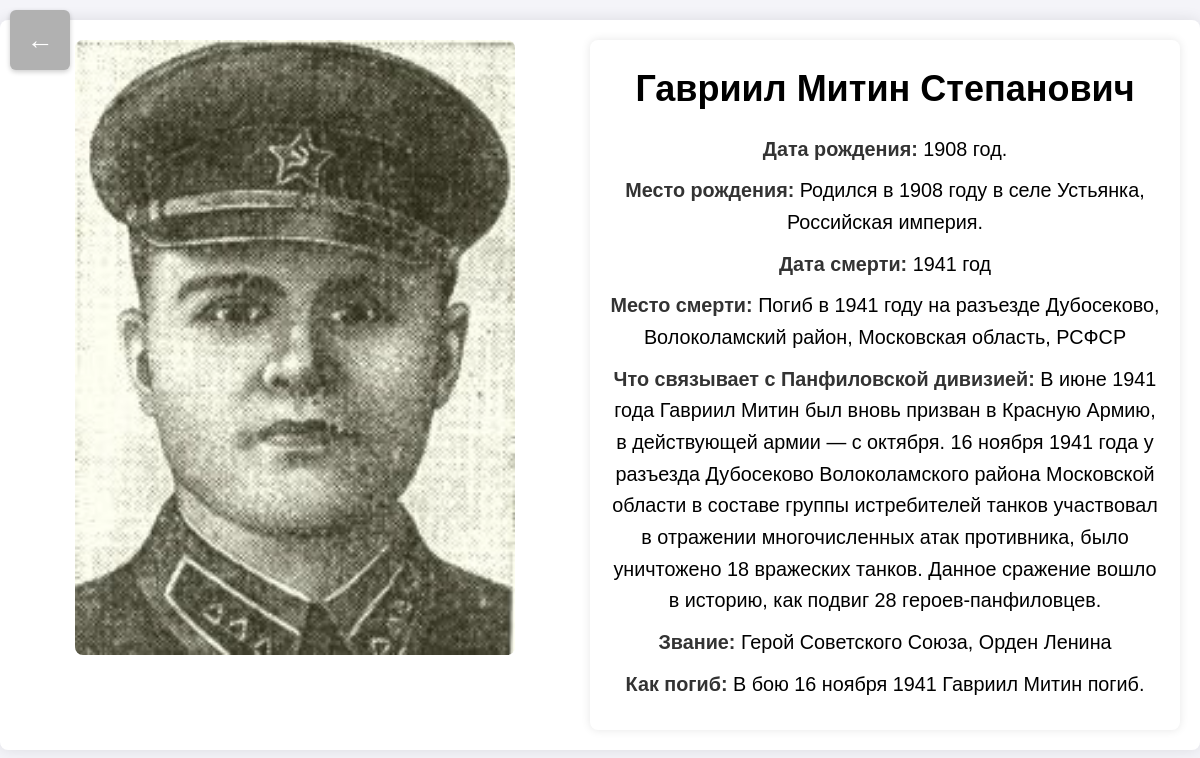
Page /hero/4/ on the committed database.
### heroes/models.py (models this page shows, shortened)
class Hero(models.Model):
    last_name = models.CharField(max_length=100)
    first_name = models.CharField(max_length=100)
    patronymic = models.CharField(max_length=100)
    photo = models.ImageField(upload_to='hero_photos/', null=True, blank=True)
    birth_date = models.CharField(max_length=400)
    birth_place = models.CharField(max_length=400, null=True, blank=True)
    death_date = models.CharField(max_length=100)
    death_place = models.CharField(max_length=400, null=True, blank=True)
    connection_to_division = models.TextField(null=True, blank=True)
    rank = models.CharField(max_length=400, null=True, blank=True)
    death_circumstances = models.TextField(null=True, blank=True)

### home/views.py (the view)
# urls.py: path('hero/<int:hero_id>/', views.hero_detail, name='hero_detail'),
def hero_detail(request, hero_id):
    hero = get_object_or_404(Hero, id=hero_id)
    return render(request, 'home/hero_detail.html', {'hero': hero})

### home/templates/home/hero_detail.html (shortened to what this page needs)
{% load static %}
<!DOCTYPE html>
<html lang="ru">
<head>
    <link rel="stylesheet" href="{% static 'css/keyboard.css' %}">
</head>
<body>
<div class="container">
    <a href="{% url 'home' %}" class="back-link"></a>
    <div class="hero-photo">
        {% if hero.photo %}
            <img src="{{ hero.photo.url }}" alt="{{ hero.first_name }} {{ hero.last_name }}">
        {% else %}
            <p><i>Фото отсутствует</i></p>
        {% endif %}
    </div>
    <div class="hero-details">
        <h1>{{ hero.first_name }} {{ hero.last_name }} {% if hero.patronymic %}{{ hero.patronymic }}{% else %}Не указано{% endif %}</h1>
        <p><strong>Дата рождения:</strong> {% if hero.birth_date %}{{ hero.birth_date }}{% else %}Не указана{% endif %}</p>
        <p><strong>Место рождения:</strong> {% if hero.birth_place %}{{ hero.birth_place }}{% else %}Не указано{% endif %}</p>
        <p><strong>Дата смерти:</strong> {% if hero.death_date %}{{ hero.death_date }}{% else %}Не указана{% endif %}</p>
        <p><strong>Место смерти:</strong> {% if hero.death_place %}{{ hero.death_place }}{% else %}Не указано{% endif %}</p>
        <p><strong>Что связывает с Панфиловской дивизией:</strong> {% if hero.connection_to_division %}{{ hero.connection_to_division }}{% else %}Не указано{% endif %}</p>
        <p><strong>Звание:</strong> {% if hero.rank %}{{ hero.rank }}{% else %}Не указано{% endif %}</p>
        <p><strong>Как погиб:</strong> {% if hero.death_circumstances %}{{ hero.death_circumstances }}{% else %}Не указано{% endif %}</p>
    </div>
</div>
</body>
</html>

### static/css/keyboard.css (style rules this page uses)
body { font-family: Arial, sans-serif; margin: 0; padding: 2vh; background-color: rgb(233, 214, 176); text-align: center; font-size: 1.5vw; }
h1 { font-size: 3vw; margin-bottom: 2vh; }
.back-link { position: absolute; top: 10px; left: 10px; width: 60px; height: 60px; background-color: #b1b1b1; display: flex; justify-content: center; align-items: center; text-decoration: none; border-radius: 10%; box-shadow: 0 2px 5px rgba(0, 0, 0, 0.2); transition: background-color 0.3s, box-shadow 0.3s; }
.back-link::before { content: '\2190'; font-size: 1.5em; color: white; }

### home/templates/home/hero_detail.html (style rules this page uses)
body { font-family: Arial, sans-serif; background-color: #f4f4f9; margin: 0; padding: 0; }
.container { display: flex; flex-wrap: wrap; max-width: 100%; margin: 20px auto; padding: 20px; background-color: #ffffff; border-radius: 8px; box-shadow: 0 0 15px rgba(0, 0, 0, 0.1); justify-content: space-between; }
.hero-photo { flex: 1 1 45%; max-width: 50%; margin-right: 20px; text-align: center; }
.hero-photo img { width: 80%; height: auto; object-fit: cover; border-radius: 8px; }
.hero-details { flex: 1 1 45%; padding: 20px; font-size: 1.1em; line-height: 1.6; background-color: #ffffff; border-radius: 8px; box-shadow: 0 0 10px rgba(0, 0, 0, 0.1); }
.hero-details h1 { margin-top: 0; }
.hero-details p { margin: 10px 0; }
.hero-details strong { color: #333; }
.back-link { position: absolute; top: 10px; left: 10px; width: 60px; height: 60px; background-color: #b1b1b1; display: flex; justify-content: center; align-items: center; text-decoration: none; border-radius: 10%; box-shadow: 0 2px 5px rgba(0, 0, 0, 0.2); transition: background-color 0.3s, box-shadow 0.3s; }
.back-link::before { content: '\2190'; font-size: 1.5em; color: white; }

### rows in the picture
Hero: photo (picture), first_name "Гавриил", last_name "Митин", patronymic "Степанович", birth_date "1908 год.", birth_place "Родился в 1908 году в селе Устьянка, Российская империя.", death_date "1941 год", death_place "Погиб в 1941 году на разъезде Дубосеково, Волоколамский район, Московская область, РСФСР", connection_to_division "В июне 1941 года Гавриил Митин был вновь призван в Красную Армию, в действующей армии — с октября. 16 ноября 1941 года у разъезда Дубосеково Волоколамского района Московской области в составе группы истребителей танков участвовал в отражении многочисленных атак противника, было уничтожено 18 вражеских танков. Данное сражение вошло в историю, как подвиг 28 героев-панфиловцев.", rank "Герой Советского Союза, Орден Ленина", death_circumstances "В бою 16 ноября 1941 Гавриил Митин погиб."
